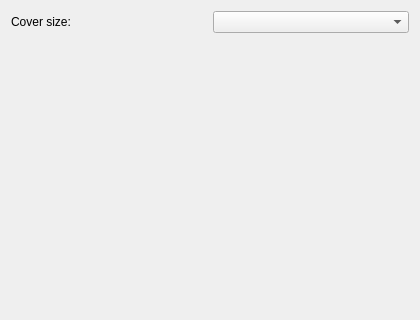
<?xml version="1.0" encoding="UTF-8"?>
<ui version="4.0">
 <class>Form</class>
 <widget class="QWidget" name="Form">
  <property name="geometry">
   <rect>
    <x>0</x>
    <y>0</y>
    <width>420</width>
    <height>320</height>
   </rect>
  </property>
  <property name="windowTitle">
   <string>Form</string>
  </property>
  <layout class="QVBoxLayout" name="verticalLayout">
   <item>
    <layout class="QHBoxLayout" name="horizontalLayout">
     <item>
      <widget class="QLabel" name="sizeLabel">
       <property name="text">
        <string>Cover size:</string>
       </property>
      </widget>
     </item>
     <item>
      <widget class="QComboBox" name="size"/>
     </item>
    </layout>
   </item>
   <item>
    <spacer name="verticalSpacer">
     <property name="orientation">
      <enum>Qt::Vertical</enum>
     </property>
     <property name="sizeHint" stdset="0">
      <size>
       <width>20</width>
       <height>40</height>
      </size>
     </property>
    </spacer>
   </item>
  </layout>
 </widget>
 <resources/>
 <connections/>
</ui>
